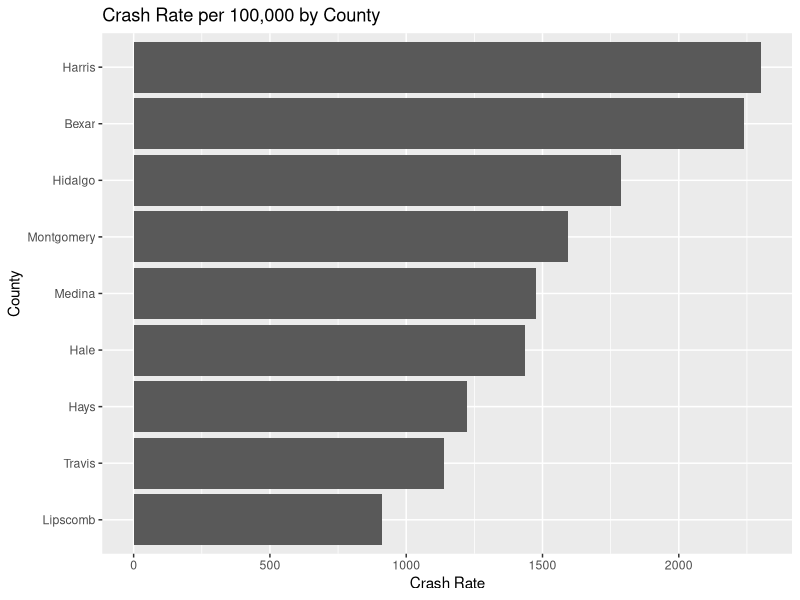
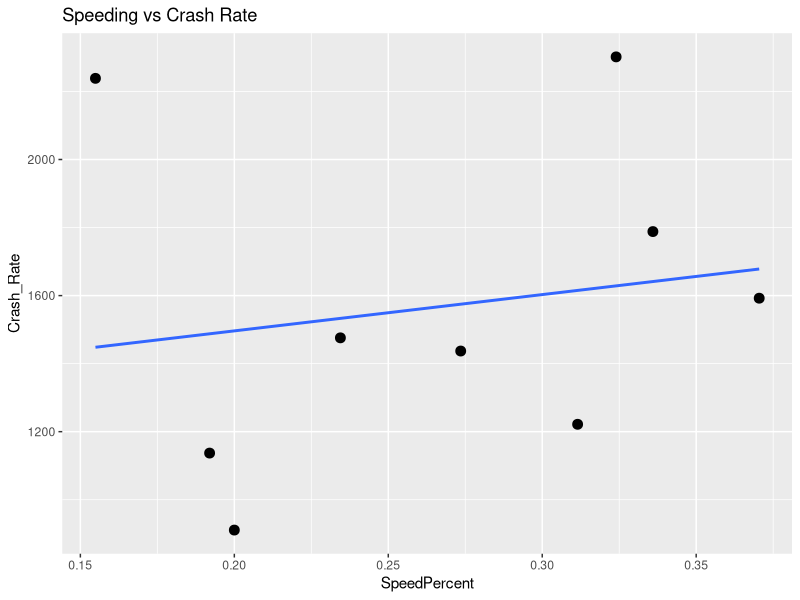
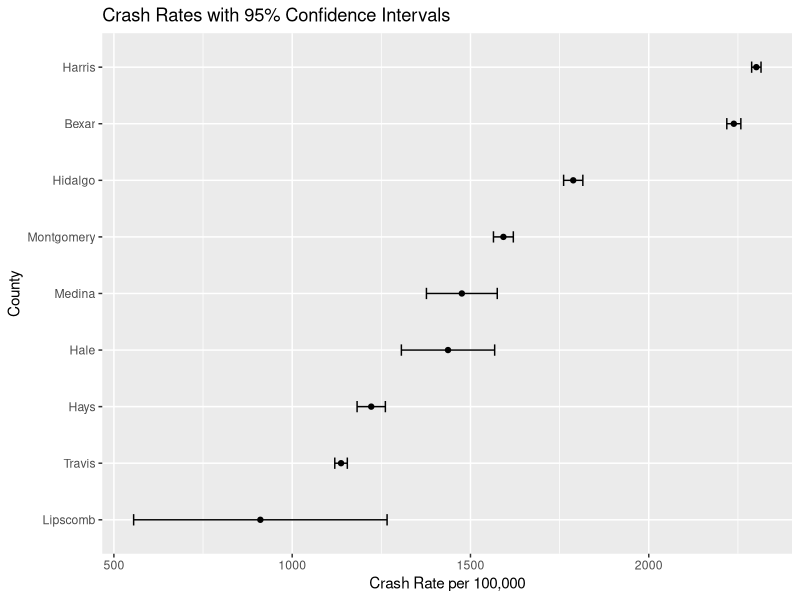

R code for these plots, in order:
library(tidyverse)

crash <- read.csv("Crash_Data_2024.csv") #making my dataset

head(crash)
str(crash) #checking my data

crash <- crash %>%
  mutate(
    Total_Crashes = as.numeric(gsub(",", "", Total_Crashes)),
    Population = as.numeric(gsub(",", "", Population)),
    Fatal_Crashes = as.numeric(gsub(",", "", Fatal_Crashes)),
    Speed_Crashes = as.numeric(gsub(",", "", Speed_Crashes)),
    DUI_Crashes = as.numeric(gsub(",", "", DUI_Crashes)),
    Distracted_Crashes = as.numeric(gsub(",", "", Distracted_Crashes)),
    Serious_Crashes = as.numeric(gsub(",", "", Serious_Crashes)),
    Minor_Crashes = as.numeric(gsub(",","",Minor_Crashes))
  ) #Had to fix my mistake of having commas in my numbers from my csv

crash <- crash %>% mutate(
  Crash_Rate = (Total_Crashes / Population) * 100000,
  Fatal_Rate = (Fatal_Crashes / Population) * 100000,
  SpeedPercent = Speed_Crashes / Total_Crashes,
  DUIPercent = DUI_Crashes / Total_Crashes,
  DistractedPercent = Distracted_Crashes / Total_Crashes,
  SeverityPercent = (Fatal_Crashes + Serious_Crashes) / Total_Crashes
) #added some more Variables

summary(crash)

crash %>%
  arrange(desc(Crash_Rate)) # Ranking counties by crash rate

crash %>%
  arrange(desc(Fatal_Rate)) # Comparing Fatality rates

ggplot(crash, aes(x = reorder(County, Crash_Rate), y = Crash_Rate)) +
  geom_col() +
  coord_flip() +
  labs(title = "Crash Rate per 100,000 by County",
       x = "County",
       y = "Crash Rate") # Visualizing the Crash Rate

ggplot(crash, aes(x = SpeedPercent, y = Crash_Rate)) +
  geom_point(size = 3) +
  geom_smooth(method = "lm", se = FALSE) +
  labs(title = "Speeding vs Crash Rate")

harris <- crash %>% filter(County == "Harris")

p_hat <- harris$Total_Crashes / harris$Population
n <- harris$Population

z <- 1.96
se <- sqrt((p_hat * (1 - p_hat)) / n)

lower_harris <- p_hat - z * se
upper_harris <- p_hat + z * se
 # Compaing my Confidence Intervals

montgomery <- crash %>% filter(County == "Montgomery")

p_hat <- montgomery$Total_Crashes / montgomery$Population
n <- montgomery$Population

z <- 1.96
se <- sqrt((p_hat * (1 - p_hat)) / n)

lower_montgomery <- p_hat - z * se
upper_montgomery <- p_hat + z * se


lower_harris * 100000
upper_harris * 100000

lower_montgomery * 100000
upper_montgomery * 100000

tibble(
  County = c("Harris", "Montgomery"),
  Lower_CI = c(lower_harris, lower_montgomery) * 100000,
  Upper_CI = c(upper_harris, upper_montgomery) * 100000
)

model <- lm(Crash_Rate ~ SpeedPercent + DUIPercent + DistractedPercent, data = crash)

summary(model)


ci_all <- crash %>%
  mutate(
    p_hat = Total_Crashes / Population,
    n = Population,
    z = 1.96,
    se = sqrt((p_hat * (1 - p_hat)) / n),
    Lower_CI = (p_hat - z * se) * 100000,
    Upper_CI = (p_hat + z * se) * 100000,
    Crash_Rate = p_hat * 100000
  ) %>%
  select(County, Crash_Rate, Lower_CI, Upper_CI)

knitr::kable(
  ci_all %>% mutate(across(-County, ~ round(.x, 2))),
  booktabs = TRUE,
  caption = "95% Confidence Intervals for Crash Rates"
)

ggplot(ci_all, aes(x = reorder(County, Crash_Rate), y = Crash_Rate)) +
  geom_point() +
  geom_errorbar(aes(ymin = Lower_CI, ymax = Upper_CI), width = 0.2) +
  coord_flip() +
  labs(
    title = "Crash Rates with 95% Confidence Intervals",
    x = "County",
    y = "Crash Rate per 100,000"
  )
